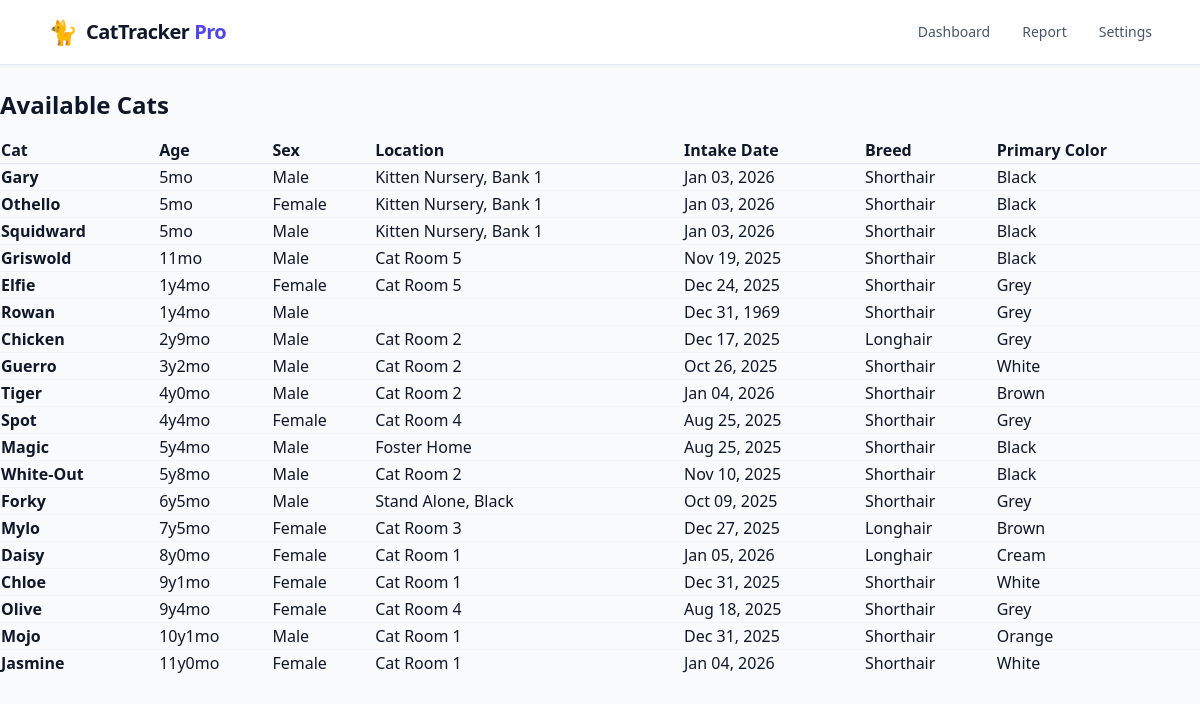
The app's page /report/, older data.
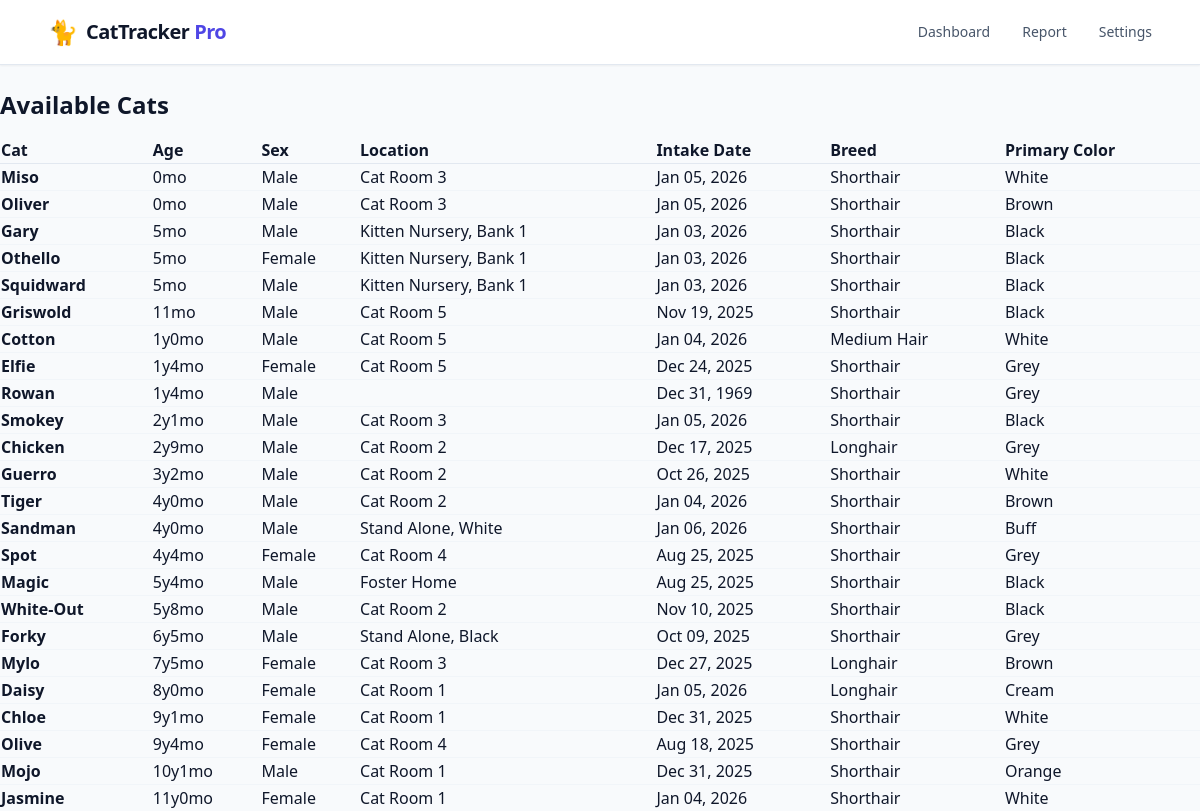
The same page, newer data.
### cats/models.py (models this page shows)
class Cat(models.Model):
    image_cy = models.CharField(max_length=20, primary_key=True)
    name = models.CharField(max_length=100)
    sex = models.CharField(max_length=10, default="Unknown")
    birthday = models.DateField(null=True, blank=True, default=timezone.now)
    breed = models.CharField(max_length=25, default="Unknown")
    primary_color = models.CharField(max_length=25, default="Unknown")
    intake_date = models.DateField(null=True, blank=True, default=timezone.now)
    location = models.CharField(max_length=25, default="Unknown")
    image_url = models.URLField()
    image = models.ImageField(upload_to='cats/', null=True, blank=True)
    first_seen = models.DateTimeField()
    last_seen = models.DateTimeField()
    last_updated = models.DateTimeField(auto_now=True)
    status = models.CharField(
        max_length=20,
        choices=CatStatus.choices,
        default=CatStatus.AVAILABLE,
    )
    objects = ItemQuerySet.as_manager()
    @property
    def age(self):
        if not self.birthday:
            return "Unknown"
        today = timezone.now().date()
        diff = today - cast(date, self.birthday)
        years = diff.days // 365
        months = (diff.days % 365) // 30
        if years < 1:
            return f"{months}mo"
        return f"{years}y{months}mo"
    @property
    def clean_breed(self):
        substring_to_remove = "Domestic "
        if self.breed:
            return self.breed.replace(substring_to_remove, "").strip()
        return self.breed

### cats/views.py (the view)
# urls.py: path("report/", views.report_view, name="report"),
def report_view(request):
    cats = Cat.objects.filter(
        Q(status=CatStatus.AVAILABLE) |
        Q(status=CatStatus.NEW)
        ).order_by("-birthday", "name")
    context = {
        "cats": cats,
    }
    return render(request, "cats/report.html", context)

### cats/templates/cats/report.html (shortened to what this page needs)
{% extends 'cats/base.html' %} {% load static %}
{% block content %}
<h1 class="text-2xl font-bold mb-4">Available Cats</h1>
<table class="w-full text-left border-collapse" id="report-table" media="all">
    <thead class="bg-slate-50 border-b border-slate-200">
        <tr>
            <th class="column-header">
                <a> Cat </a>
            </th>
            <th class="column-header">
                <a> Age </a>
            </th>
            <th class="column-header">
                <a> Sex </a>
            </th>
            <th class="column-header">
                <a> Location </a>
            </th>
            <th class="column-header">
                <a> Intake Date </a>
            </th>
            <th class="column-header">
                <a> Breed </a>
            </th>
            <th class="column-header">
                <a> Primary Color </a>
            </th>
        </tr>
    </thead>
    <tbody id="report-body" class="divide-y divide-slate-100">
        {% for cat in cats %}
        <tr>
            <td class="font-bold">
                {{ cat.name }}
            </td>
            <td>{{ cat.age }}</td>
            <td>{{ cat.sex }}</td>
            <td>
                {{ cat.location }}
            </td>
            <td>
                {{ cat.intake_date|date:"M d, Y" }}
            </td>
            <td >{{ cat.clean_breed }}</td>
            <td >{{ cat.primary_color }}</td>
        </tr>
        {% empty %}
        <tr>
            <td colspan="11" class="p-8 text-center text-slate-400">
                No cats found in this category.
            </td>
        </tr>
        {% endfor %}
    </tbody>
</table>
{% endblock %}

### cats/templates/cats/base.html (shortened to what this page needs)
<!doctype html>
<html lang="en">
    <head>
        <script src="https://cdn.tailwindcss.com"></script>
    </head>
    <body class="bg-slate-50 text-slate-900 min-h-screen">
        <nav class="bg-white border-b border-slate-200 py-4 mb-6 shadow-sm print:hidden">
            <div
                class="max-w-6xl mx-auto px-6 flex justify-between items-center"
            >
                <div class="flex items-center gap-2">
                    <span class="text-2xl">🐈</span>
                    <span class="font-bold text-xl tracking-tight"
                        >CatTracker
                        <span class="text-indigo-600">Pro</span></span
                    >
                </div>
                <div
                    class="hidden md:flex space-x-8 text-sm font-medium text-slate-600"
                >
                    <a href="/" class="hover:text-indigo-600">Dashboard</a>
                    <a href="{% url 'report' %}" class="hover:text-indigo-600"
                        >Report</a
                    >
                    <a href="#" class="hover:text-indigo-600">Settings</a>
                </div>
            </div>
        </nav>
        <main>{% block content %} {% endblock %}</main>
    </body>
</html>

Row changes from the older to the newer data that the page shows:
added Cat: name "Miso", age "0mo", sex "Male", location "Cat Room 3", intake_date "Jan 05, 2026", clean_breed "Shorthair", primary_color "White"
added Cat: name "Oliver", age "0mo", sex "Male", location "Cat Room 3", intake_date "Jan 05, 2026", clean_breed "Shorthair", primary_color "Brown"
added Cat: name "Cotton", age "1y0mo", sex "Male", location "Cat Room 5", intake_date "Jan 04, 2026", clean_breed "Medium Hair", primary_color "White"
added Cat: name "Smokey", age "2y1mo", sex "Male", location "Cat Room 3", intake_date "Jan 05, 2026", clean_breed "Shorthair", primary_color "Black"
added Cat: name "Sandman", age "4y0mo", sex "Male", location "Stand Alone, White", intake_date "Jan 06, 2026", clean_breed "Shorthair", primary_color "Buff"
